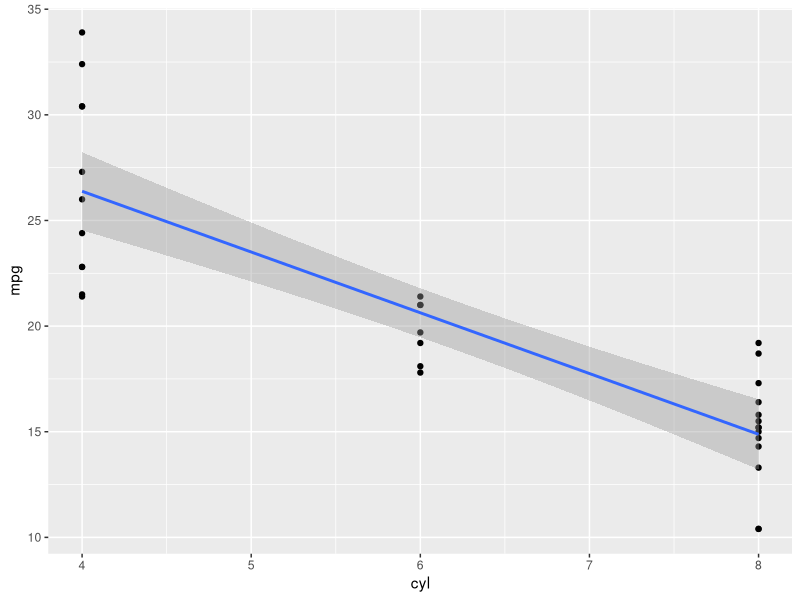

Generate this figure with R:
# Brett Waugh
# 22 February 2019
# week8.R
# Correlation Analysis and ggplot2

# Necessary library.
library(ggplot2)

# Look at the data.
mtcars

summary(mtcars)

# Linear regression for number of cylinders and miles per gallon. 
ggplot(mtcars, aes(x=cyl, y=mpg)) + geom_point() + geom_smooth(level=0.95, method='lm')
